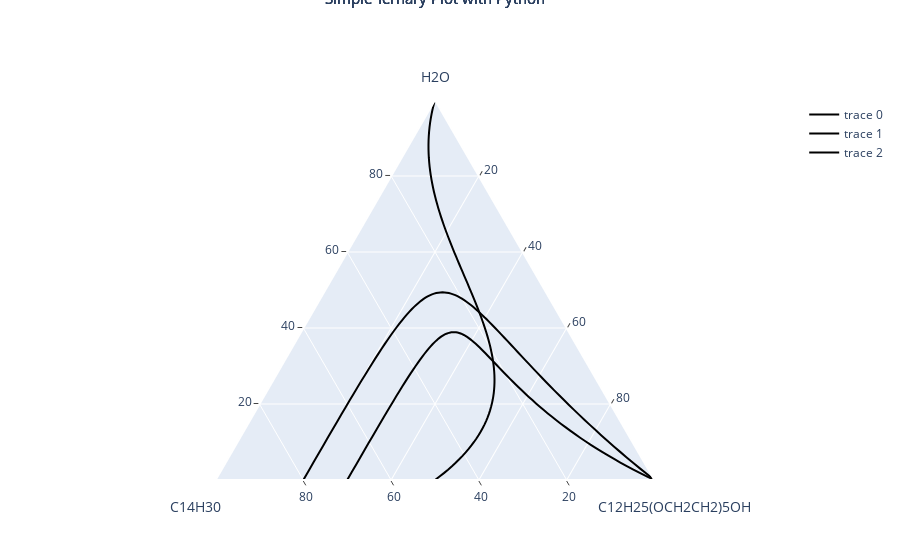

The notebook cell saved with this chart:
### Code cell
import plotly.graph_objects as go
from scipy.special import comb
import numpy as np

# Function to generate control points for a Bezier curve
def generate_control_points(i):
    # Predefined control points
    control_points_set = [
        [[0, 0], [30, 40], [70, 0], [0, 70]],  # Control points for the first curve
        [[100, 0], [60, 30], [30, 0], [0, 50]],  # Control points for the second curve
        [[0, 0], [50, 30], [80, 0], [0, 80]]  # Control points for the third curve
    ]

    return control_points_set[i]

# Function to create a Bezier curve
def bezier_curve(points, n=100):
    N = len(points)
    t = np.linspace(0, 1, num=n)

    curve = np.zeros((n, 2))
    for i in range(N):
        curve += np.outer(comb(N - 1, i) * (1 - t) ** (N - 1 - i) * t ** i, points[i])

    return curve

# Define labels
labels = ["II(L.C.*D)", "IIL.C.", "II(W*D\")", "I(O\")", "I(D(=O))", "I(D)", "III(W*D*O)", "-II(O*D)"]

# Initialize the ternary plot
fig = go.Figure()

# Draw curved phase lines
num_curves = 3
for i in range(num_curves):

    # Generate control points for the Bezier curve
    control_points = generate_control_points(i)

    # Generate the Bezier curve
    curve = bezier_curve(control_points)

    # Convert the curve points to ternary coordinates
    points = [(x, y, 100 - x - y) for x, y in curve if 100 - x - y >= 0]

    # Plot the solid line
    fig.add_trace(go.Scatterternary({
        'mode': 'lines',
        'a': [p[0] for p in points],
        'b': [p[1] for p in points],
        'c': [p[2] for p in points],
        'line': {'color': 'black', 'width': 2},
    }))

    # Randomly select a label
    label = np.random.choice(labels)

    # Add the label with a line pointing to the midpoint of the solid line
    midpoint = points[len(points)//2]
    fig.add_annotation(
        x=midpoint[0], 
        y=midpoint[1], 
        text=label, 
        showarrow=True, 
        arrowhead=1,
        ax=0, 
        ay=-20
    )

# Manually add the top label
fig.add_annotation(
    x=50,
    y=100, 
    text="C12H25(OCH2CH2)5OH", 
    showarrow=False
)


# Update the layout of the plot
fig.update_layout({
    'ternary': {
        'sum': 100,
        'aaxis': {'title': 'H2O', 'min': 0.01, 'linewidth': 2, 'ticks': 'outside'},
        'baxis': {'title': 'C14H30', 'min': 0.01, 'linewidth': 2, 'ticks': 'outside'},
        'caxis': {'title': 'C12H25(OCH2CH2)5OH', 'min': 0.01, 'linewidth': 2, 'ticks': 'outside'}
    },
    'annotations': [{
        'showarrow': False,
        'text': 'Simple Ternary Plot with Python',
        'x': 0.5,
        'y': 1.3,
        'font': {'size': 15}
    }]
})

# Display the plot
fig.show()
